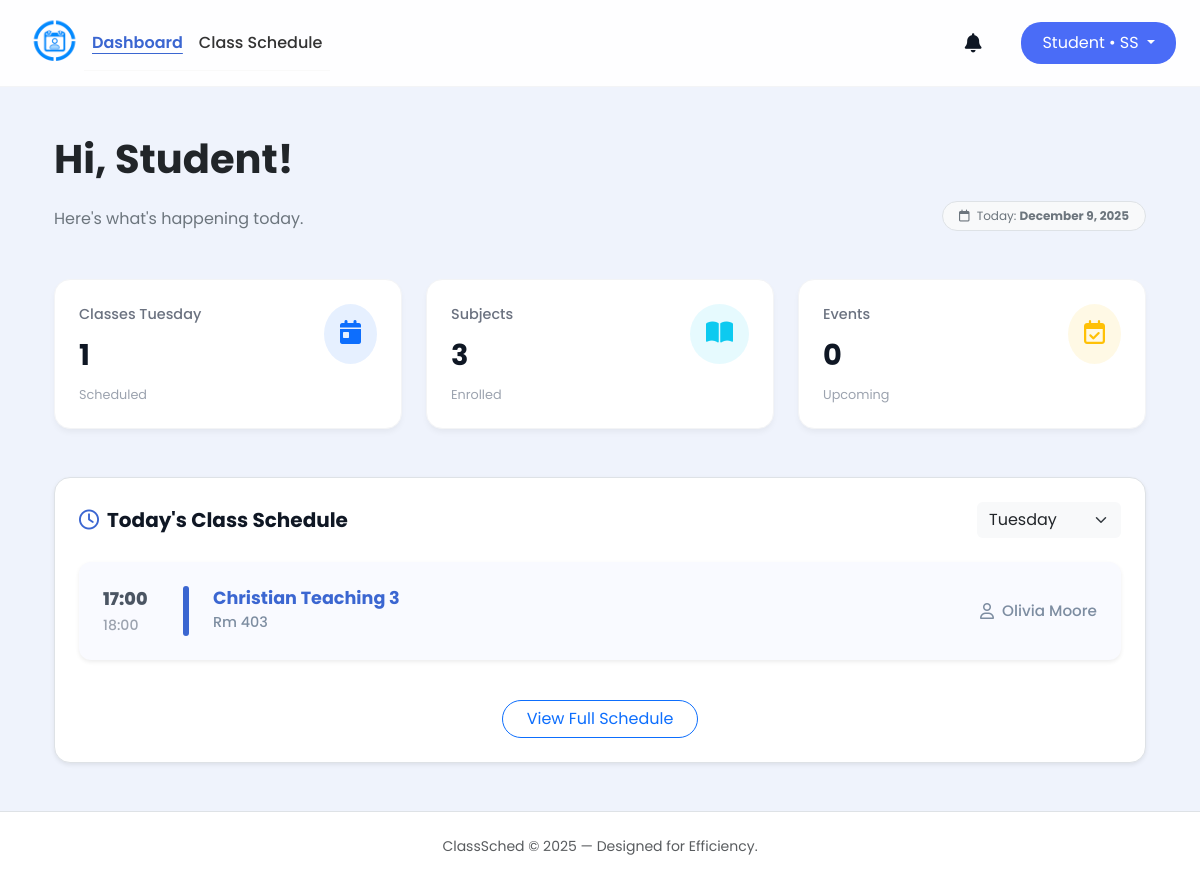
Screenshot of /src/student_dashboard.php (signed in) with the database file from the repository.
### tables this page shows
CREATE TABLE students (
        id INTEGER PRIMARY KEY AUTOINCREMENT,
        user_id INTEGER UNIQUE,
        student_number TEXT(50) NOT NULL,
        last_name TEXT(50) NOT NULL,
        first_name TEXT(50),
        middle_name TEXT(50),
        age INTEGER,
        phone_number TEXT(20),
        course_id INTEGER NOT NULL,
        year_level INTEGER,
        email TEXT(255) UNIQUE,
        last_notification_check DATETIME DEFAULT "1970-01-01 00:00:00",
        FOREIGN KEY (user_id) REFERENCES users(id),
        FOREIGN KEY (course_id) REFERENCES courses(id)
    );

CREATE TABLE schedules (
        id INTEGER PRIMARY KEY AUTOINCREMENT,
        day TEXT NOT NULL,
        subject_id INTEGER NOT NULL,
        teacher_id INTEGER NOT NULL,
        room TEXT(10),
        time_start TIME,
        time_end TIME,
        course_id INTEGER NOT NULL,

        FOREIGN KEY (teacher_id) REFERENCES teachers(id),
        FOREIGN KEY (course_id) REFERENCES courses(id),
        FOREIGN KEY (subject_id) REFERENCES subjects(id)
    );

CREATE TABLE subjects (
        id INTEGER PRIMARY KEY AUTOINCREMENT,
        subject_name TEXT NOT NULL UNIQUE
    );

CREATE TABLE teachers (
        id INTEGER PRIMARY KEY AUTOINCREMENT,
        name TEXT NOT NULL UNIQUE
    );

### src/student_dashboard.php (the view, shortened to what the rows shown need)
<?php
require_once __DIR__ ."/notification.php";
$today = date('l');
$user = $_SESSION['user'];
$db = get_db();
$selected_day = $_GET['day'] ?? $today;
$user_id = $user['id'];
$student = $db->querySingle("SELECT * FROM students WHERE user_id = $user_id", true);
$course_id = (int)$student['course_id'];
$sqlSched = "
    SELECT sch.*, sub.subject_name, t.name as teacher_name
    FROM schedules sch
    LEFT JOIN subjects sub ON sch.subject_id = sub.id
    LEFT JOIN teachers t ON sch.teacher_id = t.id
    WHERE sch.course_id = :cid
";
if ($selected_day !== 'All') {
    $sqlSched .= " AND sch.day = :day";
}
$sqlSched .= " ORDER BY
    CASE
        WHEN sch.day = 'Monday' THEN 1
        WHEN sch.day = 'Tuesday' THEN 2
        WHEN sch.day = 'Wednesday' THEN 3
        WHEN sch.day = 'Thursday' THEN 4
        WHEN sch.day = 'Friday' THEN 5
        WHEN sch.day = 'Saturday' THEN 6
        WHEN sch.day = 'Sunday' THEN 7
        ELSE 8
    END,
    sch.time_start ASC";
$stmt = $db->prepare($sqlSched);
$stmt->bindValue(':cid', $course_id, SQLITE3_INTEGER);
if ($selected_day !== 'All') {
    $stmt->bindValue(':day', $selected_day, SQLITE3_TEXT);
}
$sched_result = $stmt->execute();
$schedule_data = [];
while ($row = $sched_result->fetchArray(SQLITE3_ASSOC)) {
    $schedule_data[] = $row;
}
$themeColor = '#3b66d1';
    ?>
    <?php endif;
$notif_data = notif('student', true);
$display_name = $student['first_name'] ?: $user['name'];
$f_initial = strtoupper(substr($student['first_name'] ?: $user['name'], 0, 1));
$l_initial = !empty($student['last_name']) ? strtoupper(substr($student['last_name'], 0, 1)) : '';
if ($l_initial === '') {
    $initials = strtoupper(substr($user['name'], 0, 2));
} else {
    $initials = $f_initial . $l_initial;
}
?>
<!DOCTYPE html>
<html lang="en">
<head>
    <link href="https://cdn.jsdelivr.net/npm/bootstrap@5.3.3/dist/css/bootstrap.min.css" rel="stylesheet">
    <link href="https://cdnjs.cloudflare.com/ajax/libs/font-awesome/6.0.0/css/all.min.css" rel="stylesheet">
    <link rel="stylesheet" href="../styles/student_dashboard.css">
    <link rel="stylesheet" href="../styles/student.css">
    <link rel="stylesheet" href="../styles/notification.css">
</head>
<body class="d-flex flex-column min-vh-100 position-relative">
    <nav class="navbar navbar-expand-sm sticky-top">
        <div class="container-fluid px-4">
            <div class="d-flex align-items-center gap-3">
                <div class="dropdown">
                    <button class="btn btn-student dropdown-toggle" type="button" data-bs-toggle="dropdown">
                        <span class="student-text">Student • </span><?php echo htmlspecialchars($initials); ?>
                    </button>
                </div>
            </div>
        </div>
    </nav>
    <div class="container px-4 py-5">
        <div class="row align-items-end mb-5">
            <div class="col-md-6">
                <h1 class="fw-bold text-dark mb-4">Hi, <?php echo htmlspecialchars($display_name); ?>!</h1>
                <p class="text-secondary mb-0">Here's what's happening today.</p>
            </div>
        </div>
        <div class="bg-white rounded-4 shadow-sm border p-4">
            <div id="schedule-body" class="schedule-list">
                <?php
                foreach ($schedule_data as $row):
                    $currentColor = $themeColor;
                    $start_time = $row['time_start'] ? date("H:i", strtotime($row['time_start'])) : '--';
                    $end_time   = $row['time_end']   ? date("H:i", strtotime($row['time_end']))   : '';
                ?>
                    <div class="schedule-card mb-3 shadow-sm border-0">
                        <div class="time-col">
                            <div><?php echo $start_time; ?></div>
                            <?php if($end_time): ?>
                                <div style="font-size: 0.8em; color: #9ca3af; font-weight: 500; margin-top: 2px;">
                                    <?php echo $end_time; ?>
                                </div>
                            <?php endif; ?>
                        </div>
                        <div class="accent-bar" style="background-color: <?php echo $currentColor; ?>;"></div>
                        <div class="subject-info">
                            <div class="subject-name" style="color: <?php echo $currentColor; ?>;">
                                <?php echo htmlspecialchars($row['subject_name']); ?>
                            </div>
                            <div class="room-badge">
                                Rm <?php echo htmlspecialchars($row['room'] ?? 'TBA'); ?>
                            </div>
                        </div>
                        <div class="teacher-col">
                            <i class="fa-regular fa-user"></i>
                            <?php echo htmlspecialchars($row['teacher_name']); ?>
                        </div>
                    </div>
                <?php endforeach; ?>
            </div>
        </div>
    </div>
</body>
</html>

### rows the page displays
students: initials "SS", first_name "Student"
schedules: time_start "17:00", time_end "18:00", subject.subject_name "Christian Teaching 3", room "403", teacher.name "Olivia Moore"

### other values shown
$classes_today_count "1"
$subjects_count "3"
form field value "Tuesday"
